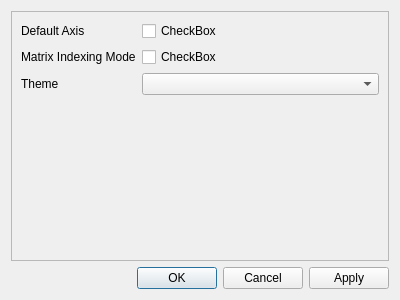
<?xml version="1.0" encoding="UTF-8"?>
<ui version="4.0">
 <class>Dialog</class>
 <widget class="QDialog" name="Dialog">
  <property name="geometry">
   <rect>
    <x>0</x>
    <y>0</y>
    <width>400</width>
    <height>300</height>
   </rect>
  </property>
  <property name="windowTitle">
   <string>Dialog</string>
  </property>
  <layout class="QVBoxLayout" name="verticalLayout">
   <item>
    <widget class="QFrame" name="frame">
     <property name="frameShape">
      <enum>QFrame::StyledPanel</enum>
     </property>
     <property name="frameShadow">
      <enum>QFrame::Raised</enum>
     </property>
     <layout class="QFormLayout" name="formLayout">
      <item row="0" column="0">
       <widget class="QLabel" name="labelAxis">
        <property name="text">
         <string>Default Axis</string>
        </property>
       </widget>
      </item>
      <item row="1" column="0">
       <widget class="QLabel" name="labelIndex">
        <property name="text">
         <string>Matrix Indexing Mode</string>
        </property>
       </widget>
      </item>
      <item row="2" column="0">
       <widget class="QLabel" name="labelTheme">
        <property name="text">
         <string>Theme</string>
        </property>
       </widget>
      </item>
      <item row="2" column="1">
       <widget class="QComboBox" name="comboBoxTheme"/>
      </item>
      <item row="0" column="1">
       <widget class="QCheckBox" name="checkBoxAxis">
        <property name="text">
         <string>CheckBox</string>
        </property>
       </widget>
      </item>
      <item row="1" column="1">
       <widget class="QCheckBox" name="checkBoxIndex">
        <property name="text">
         <string>CheckBox</string>
        </property>
       </widget>
      </item>
     </layout>
    </widget>
   </item>
   <item>
    <widget class="QDialogButtonBox" name="buttonBox">
     <property name="orientation">
      <enum>Qt::Horizontal</enum>
     </property>
     <property name="standardButtons">
      <set>QDialogButtonBox::Apply|QDialogButtonBox::Cancel|QDialogButtonBox::Ok</set>
     </property>
    </widget>
   </item>
  </layout>
 </widget>
 <resources/>
 <connections>
  <connection>
   <sender>buttonBox</sender>
   <signal>accepted()</signal>
   <receiver>Dialog</receiver>
   <slot>accept()</slot>
   <hints>
    <hint type="sourcelabel">
     <x>259</x>
     <y>288</y>
    </hint>
    <hint type="destinationlabel">
     <x>157</x>
     <y>274</y>
    </hint>
   </hints>
  </connection>
  <connection>
   <sender>buttonBox</sender>
   <signal>rejected()</signal>
   <receiver>Dialog</receiver>
   <slot>reject()</slot>
   <hints>
    <hint type="sourcelabel">
     <x>327</x>
     <y>288</y>
    </hint>
    <hint type="destinationlabel">
     <x>286</x>
     <y>274</y>
    </hint>
   </hints>
  </connection>
  <connection>
   <sender>checkBoxIndex</sender>
   <signal>toggled(bool)</signal>
   <receiver>Dialog</receiver>
   <slot>updateIndexCheckboxLabel(bool)</slot>
   <hints>
    <hint type="sourcelabel">
     <x>380</x>
     <y>70</y>
    </hint>
    <hint type="destinationlabel">
     <x>398</x>
     <y>158</y>
    </hint>
   </hints>
  </connection>
  <connection>
   <sender>checkBoxAxis</sender>
   <signal>toggled(bool)</signal>
   <receiver>Dialog</receiver>
   <slot>updateAxisCheckboxLabel(bool)</slot>
   <hints>
    <hint type="sourcelabel">
     <x>357</x>
     <y>41</y>
    </hint>
    <hint type="destinationlabel">
     <x>392</x>
     <y>59</y>
    </hint>
   </hints>
  </connection>
 </connections>
 <slots>
  <slot>updateAxisCheckboxLabel(bool)</slot>
  <slot>updateIndexCheckboxLabel(bool)</slot>
  <slot>applyPreferences()</slot>
 </slots>
</ui>
